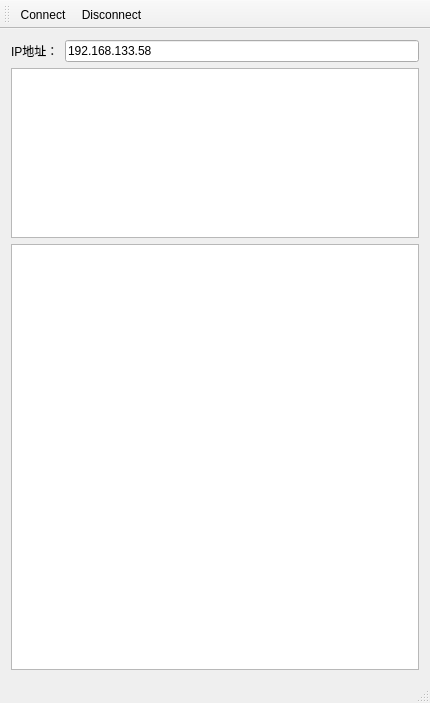
<?xml version="1.0" encoding="UTF-8"?>
<ui version="4.0">
 <class>WIN_WT3000</class>
 <widget class="QMainWindow" name="WIN_WT3000">
  <property name="geometry">
   <rect>
    <x>0</x>
    <y>0</y>
    <width>430</width>
    <height>703</height>
   </rect>
  </property>
  <property name="windowTitle">
   <string>MainWindow</string>
  </property>
  <property name="styleSheet">
   <string notr="true">
    QMainWindow {
        background: #f5f7fa;
    }
    QTabWidget::pane {
        border: 1px solid #d1d5db;
        border-radius: 6px;
        margin: 4px;
    }
    QTabBar::tab {
        background: #e5e7eb;
        color: #374151;
        border: 1px solid #d1d5db;
        border-bottom: none;
        border-top-left-radius: 6px;
        border-top-right-radius: 6px;
        padding: 4px 8px;
        margin-right: 2px;
    }
    QTabBar::tab:selected {
        background: #ffffff;
        color: #1d4ed8;
        border-color: #d1d5db;
        border-bottom: 2px solid #1d4ed8;
    }
    QGroupBox {
        border: 1px solid #d1d5db;
        border-radius: 8px;
        margin-top: 1.5ex;
        font: 14px &quot;Microsoft YaHei&quot;;
        color: #1f2937;
        padding-top: 12px;
    }
    QGroupBox::title {
        subcontrol-origin: margin;
        left: 12px;
        padding: 0 4px;
        color: #3b82f6;
    }
    QPushButton {
        background: #3b82f6;
        color: white;
        border: none;
        border-radius: 3px;
        padding: 2px 4px;
        font: 14px &quot;Microsoft YaHei&quot;;
        min-width: 30px;
    }
    QPushButton:hover {
        background: #2563eb;
    }
    QPushButton:pressed {
        background: #1d4ed8;
    }
    QLineEdit, QSpinBox, QComboBox, QTextEdit {
        border: 1px solid #d1d5db;
        border-radius: 6px;
        padding: 3px;
        background: white;
        selection-background-color: #bfdbfe;
        font: 14px &quot;Microsoft YaHei&quot;;
    }
    QListWidget, QTreeWidget, QTableWidget {
        border: 1px solid #d1d5db;
        border-radius: 3px;
        background: white;
        alternate-background-color: #f3f4f6;
    }
    QHeaderView::section {
        background: #e5e7eb;
        color: #374151;
        padding: 3px;
        border: none;
        font: bold 14px &quot;Microsoft YaHei&quot;;
    }
    QProgressBar {
        border: 1px solid #d1d5db;
        border-radius: 6px;
        background: white;
        text-align: center;
    }
    QProgressBar::chunk {
        background: #3b82f6;
        border-radius: 4px;
    }
    QLabel {
        color: #374151;
        font: 14px &quot;Microsoft YaHei&quot;;
    }
    QLine {
        background: #d1d5db;
    }
    QCheckBox {
        spacing: 6px;
        font: 14px &quot;Microsoft YaHei&quot;;
    }
    QCheckBox::indicator {
        width: 18px;
        height: 18px;
        border: 2px solid #d1d5db;
        border-radius: 4px;
    }
    QCheckBox::indicator:checked {
        background: #3b82f6;
        border-color: #3b82f6;
    }
    QDoubleSpinBox::up-button, QDoubleSpin</string>
  </property>
  <widget class="QWidget" name="centralWidget">
   <layout class="QGridLayout" name="gridLayout">
    <item row="0" column="0">
     <layout class="QVBoxLayout" name="verticalLayout" stretch="0,2,5">
      <item>
       <layout class="QHBoxLayout" name="horizontalLayout" stretch="0,1">
        <item>
         <widget class="QLabel" name="label">
          <property name="text">
           <string>IP地址：</string>
          </property>
         </widget>
        </item>
        <item>
         <widget class="QLineEdit" name="IPAddressEdit">
          <property name="text">
           <string>192.168.133.58</string>
          </property>
         </widget>
        </item>
       </layout>
      </item>
      <item>
       <widget class="QTextBrowser" name="receiveBufText"/>
      </item>
      <item>
       <widget class="QTableView" name="tableView"/>
      </item>
     </layout>
    </item>
   </layout>
  </widget>
  <widget class="QMenuBar" name="menuBar">
   <property name="geometry">
    <rect>
     <x>0</x>
     <y>0</y>
     <width>430</width>
     <height>22</height>
    </rect>
   </property>
  </widget>
  <widget class="QToolBar" name="mainToolBar">
   <attribute name="toolBarArea">
    <enum>TopToolBarArea</enum>
   </attribute>
   <attribute name="toolBarBreak">
    <bool>false</bool>
   </attribute>
   <addaction name="action_Connect"/>
   <addaction name="action_Disconnect"/>
  </widget>
  <widget class="QStatusBar" name="statusBar"/>
  <action name="action_Connect">
   <property name="text">
    <string>&amp;Connect</string>
   </property>
  </action>
  <action name="action_Disconnect">
   <property name="text">
    <string>&amp;Disconnect</string>
   </property>
  </action>
 </widget>
 <layoutdefault spacing="6" margin="11"/>
 <resources/>
 <connections/>
</ui>
